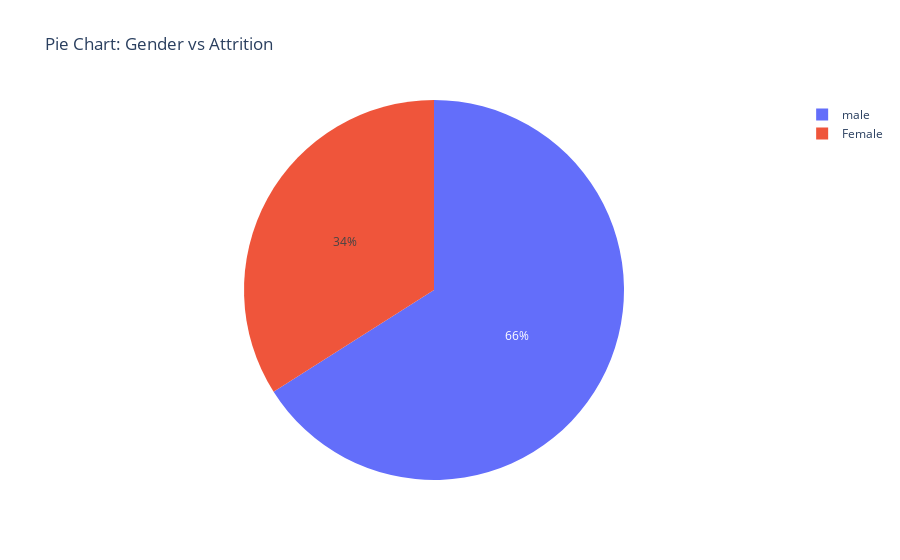

Notebook code for this chart:
### Code cell
def cat_plot(X,Y):
    plt.figure(figsize=(8,6))
    #plt.subplot(121)
    sns.barplot(df1,x=X,y=Y, width = 0.4,palette='Greens')
    #plt.subplot(122)
    fig = px.pie(df1, names=X, labels=Y, title=f'Pie Chart: {X} vs {Y}')
    plt.show()
    fig.show()

cat_plot('Gender','Attrition');

### Figure 1 — Plotly figure (JSON) as saved in the notebook; plotly's stock layout.template omitted (floating-point values rounded to 4 significant figures; data arrays with more than 128 entries replaced by an {"elided": "..."} marker saying what was removed)
{"data": [{"domain": {"x": [0, 1], "y": [0, 1]}, "hovertemplate": "Gender=%{label}<extra></extra>", "labels": {"elided": "6000 str values"}, "legendgroup": "", "name": "", "showlegend": true, "type": "pie"}], "layout": {"legend": {"tracegroupgap": 0}, "title": {"text": "Pie Chart: Gender vs Attrition"}}}
